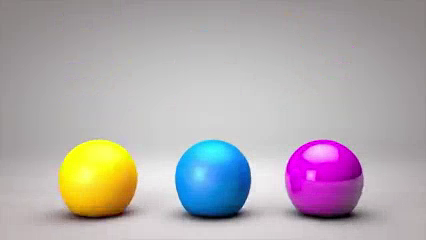
#> input picture frame 30 of video3.mp4, 426 x 240 px, given in place of video5.mp4, which was not available
$ python 5.py
#> lines starting #> are read from the running program, lines starting #| are printed output that depends on the picture; after the words box and inside, x2 and y2 are one past the last pixel; in counts of white or black regions, pixels touching at a corner belong together; pictures that were not available may be replaced by others from this repository, and a replacement may not be noted
import cv2
import numpy as np

class ObjectTracker(object):
    def __init__(self, scaling_factor=1.0):
#> called with scaling_factor = 1
        self.cap = cv2.VideoCapture('video5.mp4')
        ret,self.frame = self.cap.read()
#> self.frame is the input picture: shape (240, 426, 3); mean B, G, R 174, 170.8, 177.3
        self.scaling_factor = scaling_factor
        self.frame = cv2.resize(self.frame, None,fx=self.scaling_factor, fy=self.scaling_factor,interpolation=cv2.INTER_AREA)
        cv2.namedWindow('Object Tracker')
        cv2.setMouseCallback('Object Tracker', self.mouse_event)
        self.selection = None
        self.drag_start = None
        self.tracking_state = 0

    def mouse_event(self, event, x, y, flags, param):
        x, y = np.int16([x, y])
        if event == cv2.EVENT_LBUTTONDOWN:
            self.drag_start = (x, y)
            self.tracking_state = 0
        if self.drag_start:
            if flags & cv2.EVENT_FLAG_LBUTTON:
                h, w = self.frame.shape[:2]
                xi, yi = self.drag_start
                x0, y0 = np.maximum(0, np.minimum([xi, yi], [x, y]))
                x1, y1 = np.minimum([w, h], np.maximum([xi, yi], [x, y]))
                self.selection = None
                if x1-x0 > 0 and y1-y0 > 0:
                    self.selection = (x0, y0, x1, y1)
            else:
                self.drag_start = None
                if self.selection is not None:
                    self.tracking_state = 1

    def start_tracking(self):
        while True:
            ret, self.frame = self.cap.read()
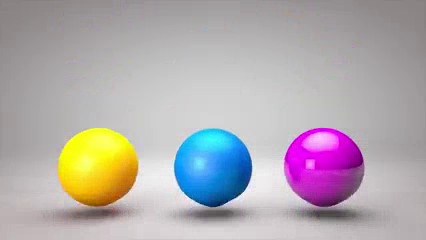
#> input picture frame 31 of video3.mp4, 426 x 240 px, given in place of video5.mp4, which was not available
#> self.frame is the input picture: shape (240, 426, 3); mean B, G, R 173.9, 170.8, 177.5
            self.frame = cv2.resize(self.frame, None,
                    fx=self.scaling_factor, fy=self.scaling_factor,
                    interpolation=cv2.INTER_AREA)
            vis = self.frame.copy()
            hsv = cv2.cvtColor(self.frame, cv2.COLOR_BGR2HSV)
#> hsv: shape (240, 426, 3); mean H, S, V 105, 36.4, 186.5
            mask = cv2.inRange(hsv, np.array((0., 60., 32.)),np.array((180., 255., 255.)))
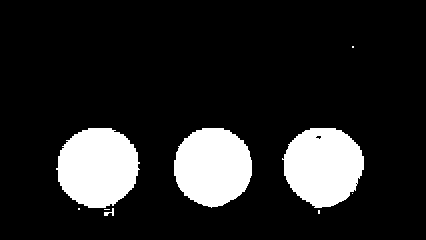
#> mask: shape (240, 426); 14.7% white; 9 white regions (5 under 20 px), largest, box (x1, y1, x2, y2) and area: (56, 128, 140, 208) 5162, (282, 128, 364, 208) 4953, (174, 128, 252, 208) 4867, (104, 208, 114, 216) 37
            if self.selection:
                x0, y0, x1, y1 = self.selection
                self.track_window = (x0, y0, x1-x0, y1-y0)
                hsv_roi = hsv[y0:y1, x0:x1]
                mask_roi = mask[y0:y1, x0:x1]
                hist = cv2.calcHist( [hsv_roi], [0], mask_roi,[16], [0, 180] )
                cv2.normalize(hist, hist, 0, 255, cv2.NORM_MINMAX);
                self.hist = hist.reshape(-1)
                vis_roi = vis[y0:y1, x0:x1]
                cv2.bitwise_not(vis_roi, vis_roi)
                vis[mask == 0] = 0
            if self.tracking_state == 1:
                self.selection = None
                hsv_backproj = cv2.calcBackProject([hsv], [0],self.hist, [0, 180], 1)
                hsv_backproj &= mask
                term_crit = (cv2.TERM_CRITERIA_EPS | cv2.TERM_CRITERIA_COUNT,10, 1)
                track_box, self.track_window = cv2.CamShift(hsv_backproj,self.track_window, term_crit)
                cv2.ellipse(vis, track_box, (0, 255, 0), 2)
            cv2.imshow('Object Tracker', vis)
            if cv2.waitKey(33) == 27:
#> (key Esc is pressed here)
                break
        cv2.destroyAllWindows()

if __name__ == '__main__':
    ObjectTracker().start_tracking()

$ run again, starting later in the video
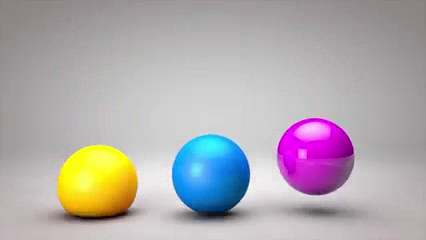
#> input picture frame 135 of video3.mp4, 426 x 240 px, given in place of video5.mp4, which was not available
#> in __init__, self.frame is the input picture: shape (240, 426, 3); mean B, G, R 174.3, 171, 177.1
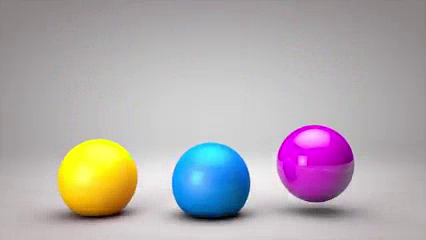
#> input picture frame 136 of video3.mp4, 426 x 240 px, given in place of video5.mp4, which was not available
#> in start_tracking, self.frame is the input picture: shape (240, 426, 3); mean B, G, R 173.9, 170.9, 177.3
#> hsv: shape (240, 426, 3); mean H, S, V 101.9, 36.3, 186.3
#> in start_tracking, `mask = cv2.inRange(hsv, np.array((0., 60., 32.)),np.array((180., 255.,..`:
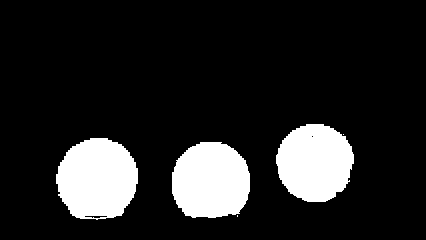
#> mask: shape (240, 426); 14.6% white; 5 white regions (2 under 20 px), largest, box (x1, y1, x2, y2) and area: (56, 138, 138, 220) 5260, (172, 142, 250, 218) 4907, (276, 124, 354, 202) 4727

$ run again, starting later in the video
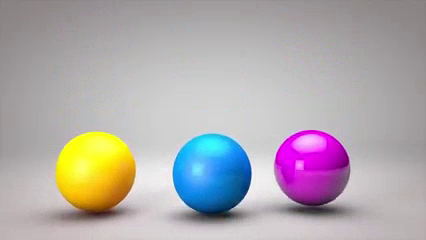
#> input picture frame 240 of video3.mp4, 426 x 240 px, given in place of video5.mp4, which was not available
#> in __init__, self.frame is the input picture: shape (240, 426, 3); mean B, G, R 173.2, 170.6, 176.6
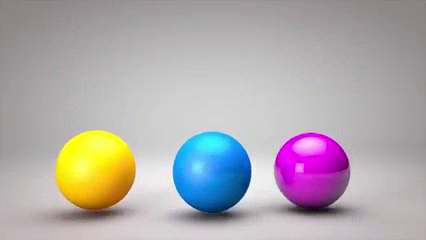
#> input picture frame 241 of video3.mp4, 426 x 240 px, given in place of video5.mp4, which was not available
#> in start_tracking, self.frame is the input picture: shape (240, 426, 3); mean B, G, R 173.3, 170.6, 176.6
#> hsv: shape (240, 426, 3); mean H, S, V 101.7, 37, 186.1
#> in start_tracking, `mask = cv2.inRange(hsv, np.array((0., 60., 32.)),np.array((180., 255.,..`:
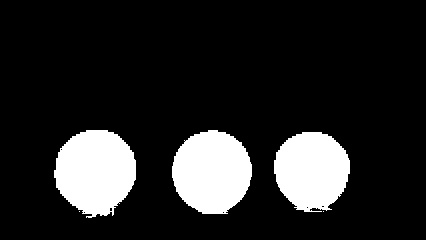
#> mask: shape (240, 426); 15% white; 5 white regions (2 under 20 px), largest, box (x1, y1, x2, y2) and area: (54, 130, 136, 218) 5420, (172, 130, 252, 214) 5211, (274, 132, 350, 212) 4688
